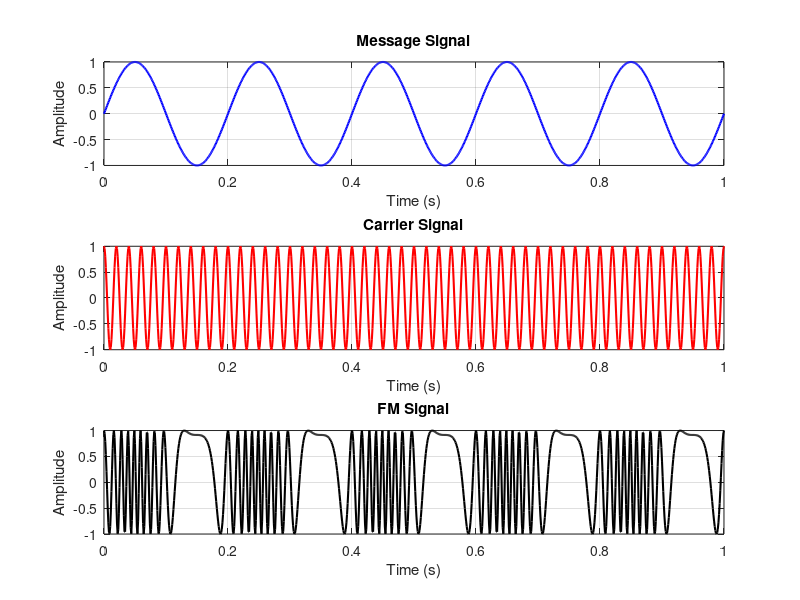
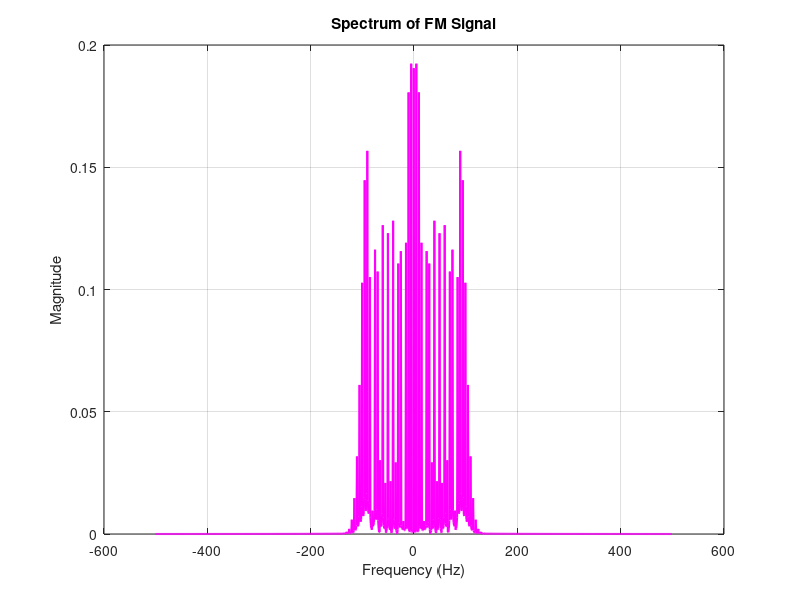

Reproduce these figures in MATLAB, in order.
% 23024006
clc;
clear;
close all;

% Parameters
Am = 1;            % Amplitude of message signal
Ac = 1;            % Amplitude of carrier signal
fm = 5;            % Message frequency (Hz)
fc = 50;           % Carrier frequency (Hz)
kf = 50;           % Frequency sensitivity
fs = 1000;         % Sampling frequency
t = 0:1/fs:1;      % Time vector (1 second duration)

% Message signal (modulating signal)
m_t = Am * sin(2 * pi * fm * t);

% Carrier signal
c_t = Ac * cos(2 * pi * fc * t);

% Frequency Modulated Signal
int_m = cumsum(m_t) / fs; % Integration of message signal
s_t = Ac * cos(2 * pi * fc * t + 2 * pi * kf * int_m);

% Plotting
figure;

subplot(3,1,1);
plot(t, m_t, 'b', 'LineWidth', 1.5);
xlabel('Time (s)');
ylabel('Amplitude');
title('Message Signal');
grid on;

subplot(3,1,2);
plot(t, c_t, 'r', 'LineWidth', 1.5);
xlabel('Time (s)');
ylabel('Amplitude');
title('Carrier Signal');
grid on;

subplot(3,1,3);
plot(t, s_t, 'k', 'LineWidth', 1.5);
xlabel('Time (s)');
ylabel('Amplitude');
title('FM Signal');
grid on;

% Spectrum Analysis
figure;
N = length(s_t);
f = (-fs/2:fs/N:fs/2-fs/N);
S = fftshift(abs(fft(s_t))/N);

plot(f, S, 'm', 'LineWidth', 1.5);
xlabel('Frequency (Hz)');
ylabel('Magnitude');
title('Spectrum of FM Signal');
grid on;
